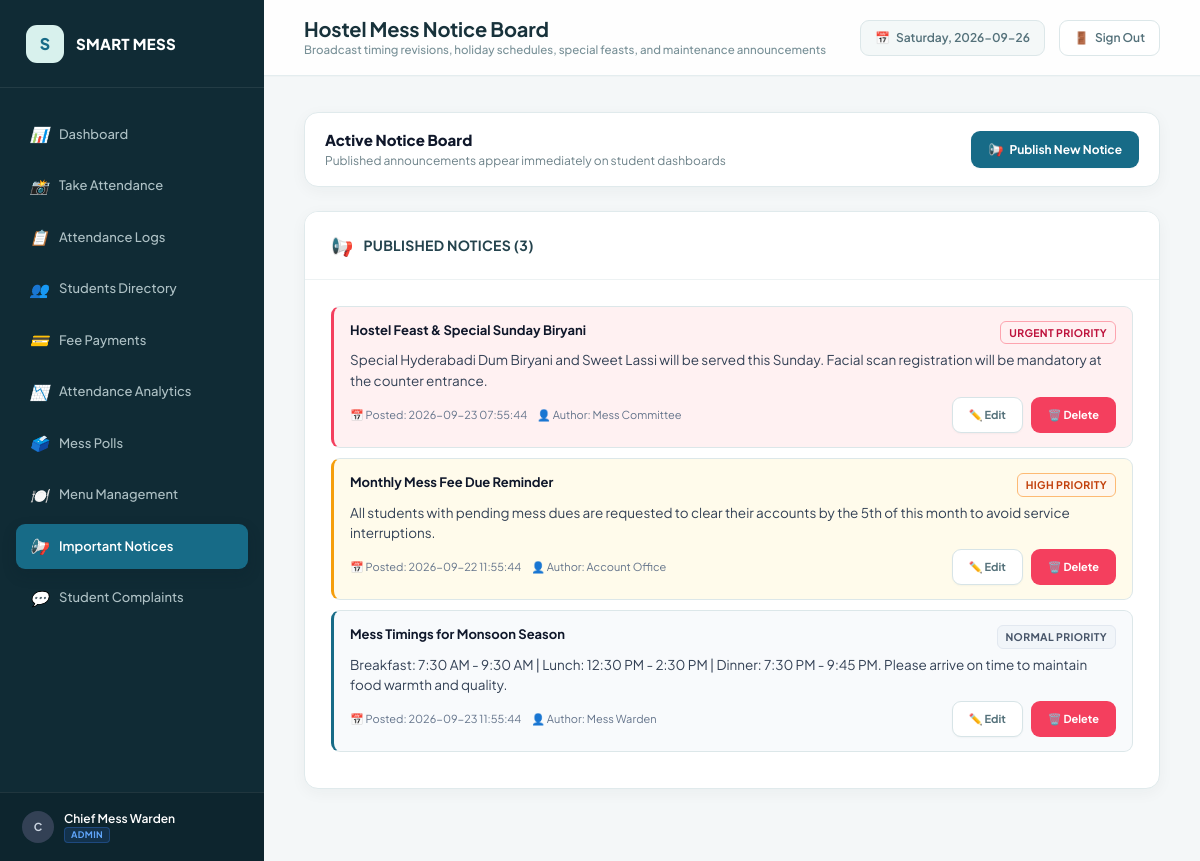
Screenshot of /admin/notices (signed in) with the database file from the repository.
### tables this page shows
CREATE TABLE notices (
        id INTEGER PRIMARY KEY AUTOINCREMENT,
        title TEXT NOT NULL,
        content TEXT NOT NULL,
        priority TEXT DEFAULT 'Normal',
        created_by TEXT DEFAULT 'Mess Admin',
        created_at TEXT NOT NULL
    );

### app.py (the view, shortened to what this page needs)
@app.route("/admin/notices", methods=["GET", "POST"])
@admin_required
def admin_notices():
    conn = get_db_connection()
    cursor = conn.cursor()
    cursor.execute("SELECT id, title, content, priority, created_by, created_at FROM notices ORDER BY id DESC")
    notices = cursor.fetchall()
    conn.close()
    return render_template("admin/notices.html", notices=notices)

### app.py (called while the page is built)
def admin_required(f):
    @wraps(f)
    def decorated_function(*args, **kwargs):
        if "user_role" not in session or session["user_role"] != "admin":
            flash("Admin access required. Please log in as an administrator.", "warning")
            return redirect(url_for("login"))
        return f(*args, **kwargs)
    return decorated_function

@app.context_processor
def inject_global_vars():
    now = datetime.now()
    return {
        "current_year": now.year,
        "current_date": now.strftime("%Y-%m-%d"),
        "current_day": now.strftime("%A"),
        "user_role": session.get("user_role"),
        "user_name": session.get("user_name"),
        "user_id": session.get("user_id"),
        "student_id": session.get("student_id")
    }

### database.py (called while the page is built)
def get_db_connection():
    conn = sqlite3.connect(DB_PATH)
    conn.row_factory = sqlite3.Row
    conn.execute("PRAGMA foreign_keys = ON;")
    return conn

### templates/admin/notices.html (shortened to what this page needs)
{% extends "base.html" %}
{% block page_title %}Hostel Mess Notice Board{% endblock %}
{% block page_subtitle %}Broadcast timing revisions, holiday schedules, special feasts, and maintenance announcements{% endblock %}
{% block content %}
<div class="card" style="margin-bottom: 24px;">
  <div class="card-body" style="padding: 16px 20px;">
    <div style="display: flex; justify-content: space-between; align-items: center; flex-wrap: wrap; gap: 14px;">
      <div>
        <h4 style="font-size: 15px; font-weight: 800; color: #0f172a;">Active Notice Board</h4>
        <p style="font-size: 12px; color: var(--text-muted);">Published announcements appear immediately on student dashboards</p>
      </div>
      <button class="btn btn-primary" onclick="openModal('createNoticeModal')">
        <span>📢</span> <span>Publish New Notice</span>
      </button>
    </div>
  </div>
</div>
<div class="card">
  <div class="card-header">
    <div class="card-title">
      <span>📢</span>
      <h3>Published Notices ({{ notices | length }})</h3>
    </div>
  </div>
  <div class="card-body">
    {% for n in notices %}
      <div class="notice-item priority-{{ n['priority'] | lower }}">
        <div class="notice-header">
          <div class="notice-title">{{ n['title'] }}</div>
          <span class="badge badge-{{ n['priority'] | lower }}">{{ n['priority'] }} Priority</span>
        </div>
        <p style="font-size: 13.5px; color: #334155; margin-top: 6px; white-space: pre-line;">{{ n['content'] }}</p>
        <div class="notice-meta">
          <span>📅 Posted: {{ n['created_at'] }}</span>
          <span>👤 Author: {{ n['created_by'] }}</span>
          <div style="margin-left: auto; display: flex; gap: 8px;">
            <button
              class="btn btn-secondary btn-sm"
              onclick="openEditNoticeModal('{{ n['id'] }}', '{{ n['title'] | replace('\'', '\\\'') }}', '{{ n['priority'] }}', '{{ n['content'] | replace('\'', '\\\'') | replace('\n', '\\n') }}')"
            >
              ✏️ Edit
            </button>
            <button
              class="btn btn-danger btn-sm"
              onclick="confirmDeleteNotice('{{ n['id'] }}', '{{ n['title'] | replace('\'', '\\\'') }}')"
            >
              🗑️ Delete
            </button>
          </div>
        </div>
      </div>
    {% else %}
      <div style="text-align: center; color: var(--text-muted); padding: 40px;">
        No notices published yet. Click "Publish New Notice" to make your first announcement.
      </div>
    {% endfor %}
  </div>
</div>
{% endblock %}

### rows the page displays
notices: title "Hostel Feast & Special Sunday Biryani", priority "URGENT", content "Special Hyderabadi Dum Biryani and Sweet Lassi will be served this Sunday. Facial scan registration will be mandatory at the counter entrance.", created_at "2026-09-23 07:55:44", created_by "Mess Committee"
notices: title "Monthly Mess Fee Due Reminder", priority "HIGH", content "All students with pending mess dues are requested to clear their accounts by the 5th of this month to avoid service interruptions.", created_at "2026-09-22 11:55:44", created_by "Account Office"
notices: title "Mess Timings for Monsoon Season", priority "NORMAL", content "Breakfast: 7:30 AM - 9:30 AM | Lunch: 12:30 PM - 2:30 PM | Dinner: 7:30 PM - 9:45 PM. Please arrive on time to maintain food warmth and quality.", created_at "2026-09-23 11:55:44", created_by "Mess Warden"

### other values shown
{{ (user_name[0] if user_name else 'U') | upper }} "C"
{{ user_name or 'User' }} "Chief Mess Warden"
{{ notices | length }} "3"
